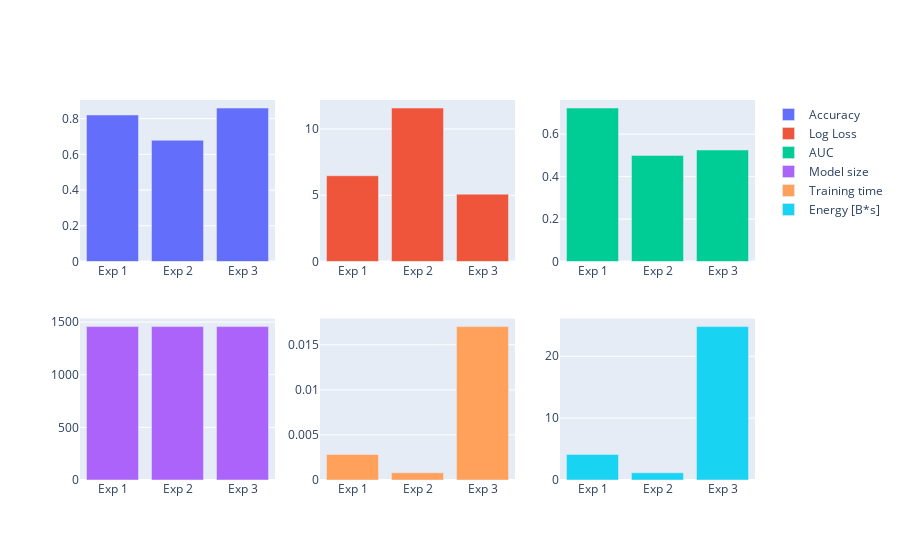

Here is the notebook cell this chart was saved with:
### Code cell
import plotly.graph_objects as px
from plotly.subplots import make_subplots


X = ['Exp 1', 'Exp 2', 'Exp 3']
fig = make_subplots(rows=2,cols=3)

fig.add_trace(px.Bar(y=accuracy, x=X, name="Accuracy"), 
              row=1, col=1)
fig.add_trace(px.Bar(y=logloss, x=X, name="Log Loss"),
              row=1, col=2)
fig.add_trace(px.Bar(y=AUC, x=X, name="AUC"),
              row=1, col=3)
fig.add_trace(px.Bar(y=modelsize, x=X, name="Model size"),
              row=2, col=1)
fig.add_trace(px.Bar(y=traintime, x=X, name="Training time"),
              row=2, col=2)
fig.add_trace(px.Bar(y=energy, x=X, name="Energy [B*s]"),
              row=2, col=3)

'''
X = ['Exp 1', 'Exp 2', 'Exp 3']
fig = make_subplots(rows=1,cols=3)

fig.add_trace(px.Box(y=accuracy, x=X, name="Accuracy", boxpoints="all"), 
              row=1, col=1)
fig.add_trace(px.Box(y=logloss, x=X, name="Log Loss"),
              row=1, col=2)
fig.add_trace(px.Box(y=AUC, x=X, name="AUC"),
              row=1, col=3)


fig.add_trace(px.Box(y=modelsize, x=X, name="Model size"),
              row=2, col=1)
fig.add_trace(px.Box(y=traintime, x=X, name="Training time"),
              row=2, col=2)
fig.add_trace(px.Box(y=energy, x=X, name="Energy [B*s]"),
              row=2, col=3)

'''



fig.show()

### Figure 1 — Plotly figure (JSON) as saved in the notebook; plotly's stock layout.template omitted (floating-point values rounded to 4 significant figures)
{"data": [{"name": "Accuracy", "type": "bar", "x": ["Exp 1", "Exp 2", "Exp 3"], "xaxis": "x", "y": [0.8205, 0.6788, 0.8592], "yaxis": "y"}, {"name": "Log Loss", "type": "bar", "x": ["Exp 1", "Exp 2", "Exp 3"], "xaxis": "x2", "y": [6.471, 11.58, 5.077], "yaxis": "y2"}, {"name": "AUC", "type": "bar", "x": ["Exp 1", "Exp 2", "Exp 3"], "xaxis": "x3", "y": [0.7229, 0.5, 0.5253], "yaxis": "y3"}, {"name": "Model size", "type": "bar", "x": ["Exp 1", "Exp 2", "Exp 3"], "xaxis": "x4", "y": [1457, 1457, 1457], "yaxis": "y4"}, {"name": "Training time", "type": "bar", "x": ["Exp 1", "Exp 2", "Exp 3"], "xaxis": "x5", "y": [0.002829, 0.0008016, 0.01702], "yaxis": "y5"}, {"name": "Energy [B*s]", "type": "bar", "x": ["Exp 1", "Exp 2", "Exp 3"], "xaxis": "x6", "y": [4.122, 1.168, 24.8], "yaxis": "y6"}], "layout": {"xaxis": {"anchor": "y", "domain": [0, 0.2889]}, "xaxis2": {"anchor": "y2", "domain": [0.3556, 0.6444]}, "xaxis3": {"anchor": "y3", "domain": [0.7111, 1]}, "xaxis4": {"anchor": "y4", "domain": [0, 0.2889]}, "xaxis5": {"anchor": "y5", "domain": [0.3556, 0.6444]}, "xaxis6": {"anchor": "y6", "domain": [0.7111, 1]}, "yaxis": {"anchor": "x", "domain": [0.575, 1]}, "yaxis2": {"anchor": "x2", "domain": [0.575, 1]}, "yaxis3": {"anchor": "x3", "domain": [0.575, 1]}, "yaxis4": {"anchor": "x4", "domain": [0, 0.425]}, "yaxis5": {"anchor": "x5", "domain": [0, 0.425]}, "yaxis6": {"anchor": "x6", "domain": [0, 0.425]}}}
